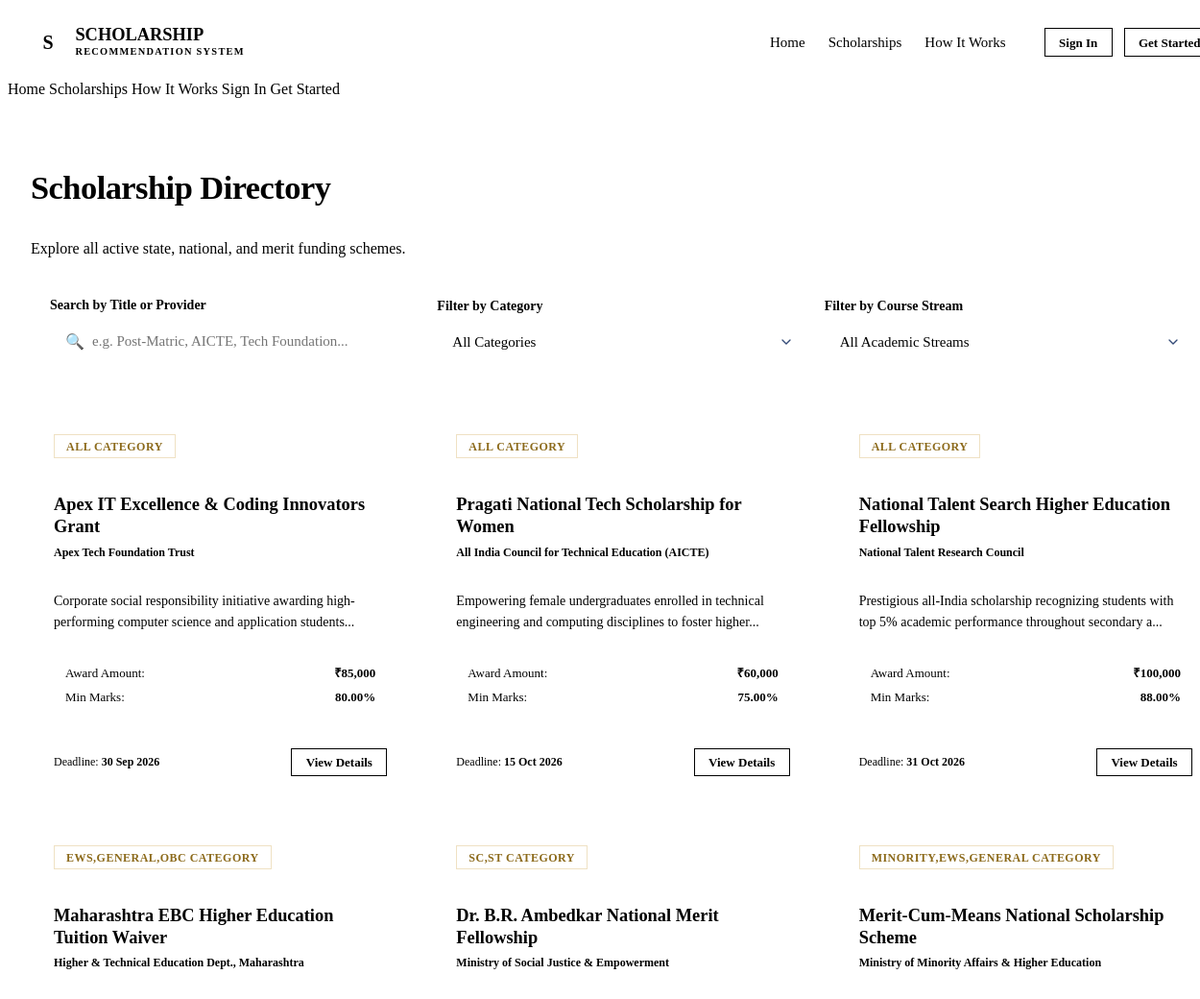
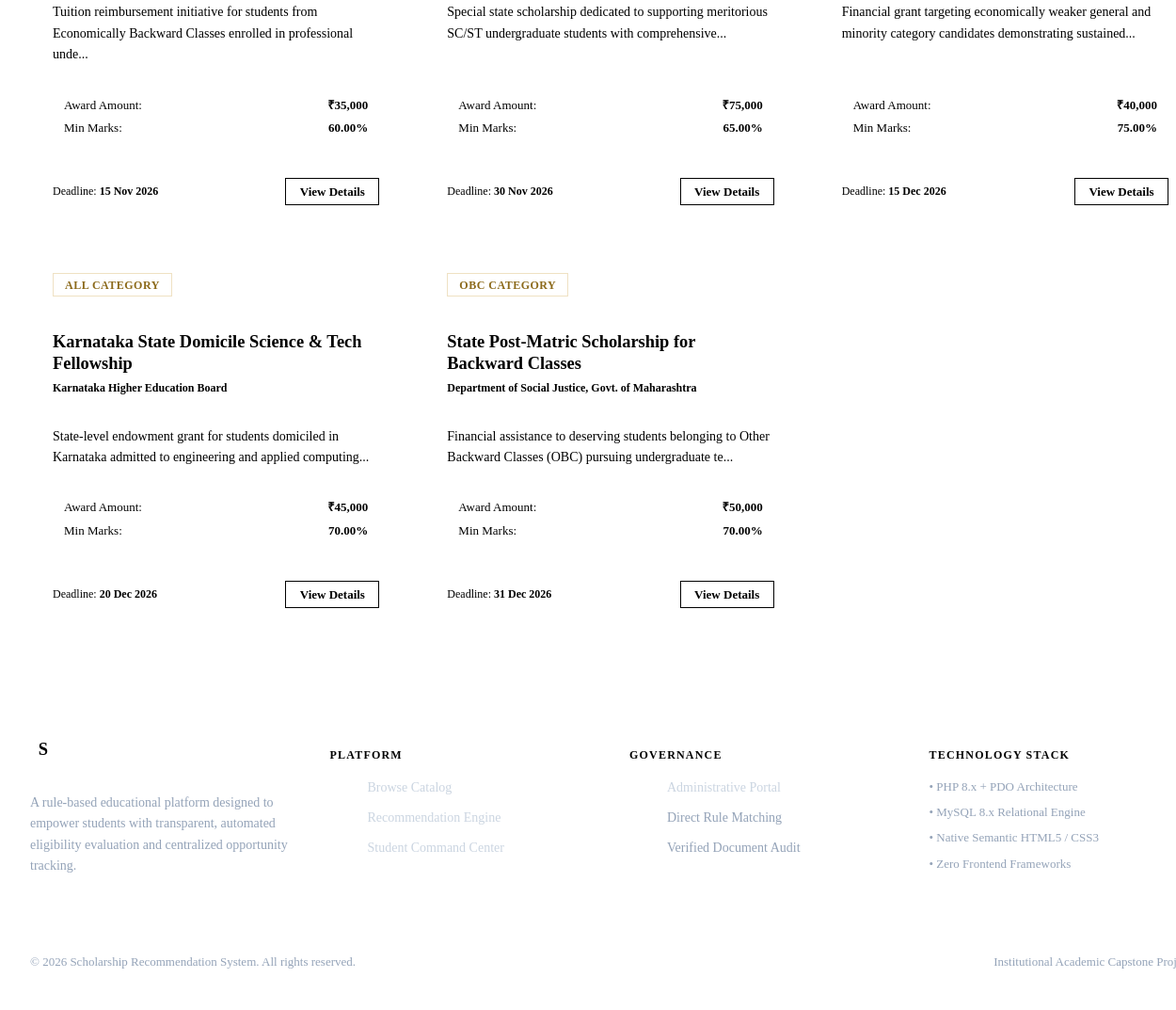
Page /student/scholarships.php on the committed database (2 pictures, top to bottom).
### tables this page shows
CREATE TABLE `tbl_scholarship` (
    `scholarship_id` INT AUTO_INCREMENT PRIMARY KEY,
    `title` VARCHAR(200) NOT NULL,
    `description` TEXT NOT NULL,
    `provider` VARCHAR(150) NOT NULL,
    `amount` DECIMAL(10, 2) NOT NULL,
    `category_required` VARCHAR(100) DEFAULT 'ALL',
    `max_income` DECIMAL(12, 2) NOT NULL DEFAULT 0.00,
    `min_marks` DECIMAL(5, 2) NOT NULL DEFAULT 0.00,
    `eligible_course` VARCHAR(150) DEFAULT 'ALL',
    `state_applicable` VARCHAR(100) DEFAULT 'ALL',
    `gender_applicable` ENUM('ALL', 'Male', 'Female', 'Other') DEFAULT 'ALL',
    `last_date` DATE NOT NULL,
    `status` ENUM('Active', 'Inactive', 'Archived') DEFAULT 'Active',
    `created_at` TIMESTAMP DEFAULT CURRENT_TIMESTAMP,
    `updated_at` TIMESTAMP DEFAULT CURRENT_TIMESTAMP ON UPDATE CURRENT_TIMESTAMP,
    INDEX `idx_scholarship_status` (`status`),
    INDEX `idx_scholarship_deadline` (`last_date`)
);

### includes/functions.php (called while the page is built, shortened)
<?php
function sanitize(?string $data): string {
    return htmlspecialchars(trim((string)$data), ENT_QUOTES, 'UTF-8');
}
function formatCurrency(float|int|string $amount): string {
    return '₹' . number_format((float)$amount, 0, '.', ',');
}
function formatDate(?string $dateStr, string $format = 'd M Y'): string {
    return date($format, strtotime($dateStr));
}
?>

### student/scholarships.php (the view, shortened to what this page needs)
<?php
require_once __DIR__ . '/../includes/functions.php';
$db = getDB();
$stmt = $db->query("SELECT * FROM tbl_scholarship WHERE status = 'Active' ORDER BY last_date ASC");
$scholarships = $stmt->fetchAll();
include __DIR__ . '/../includes/header.php';
?>
<main class="main-content">
    <div class="container">
        <div style="margin-bottom: 2rem;">
            <h2>Scholarship Directory</h2>
            <p>Explore all active state, national, and merit funding schemes.</p>
            <div class="card" style="padding: 1.25rem; margin-top: 1rem;">
                <div class="grid grid-3" style="gap: 1rem; align-items: flex-end;">
                    <div class="form-group" style="margin-bottom: 0;">
                        <label for="scholarshipSearchInput" class="form-label">Search by Title or Provider</label>
                        <div class="search-wrapper">
                            <span class="search-icon">🔍</span>
                            <input type="text" id="scholarshipSearchInput" class="form-control search-input" placeholder="e.g. Post-Matric, AICTE, Tech Foundation...">
                        </div>
                    </div>
                    <div class="form-group" style="margin-bottom: 0;">
                        <label for="categoryFilter" class="form-label">Filter by Category</label>
                        <select id="categoryFilter" class="form-select">
                            <option value="ALL">All Categories</option>
                        </select>
                    </div>
                    <div class="form-group" style="margin-bottom: 0;">
                        <label for="courseFilter" class="form-label">Filter by Course Stream</label>
                        <select id="courseFilter" class="form-select">
                            <option value="ALL">All Academic Streams</option>
                        </select>
                    </div>
                </div>
            </div>
        </div>
        <div class="grid grid-3" id="scholarshipListGrid">
            <?php foreach ($scholarships as $sch): ?>
                <div class="card card-interactive scholarship-card-item"
                     data-title="<?= sanitize($sch['title']) ?>"
                     data-provider="<?= sanitize($sch['provider']) ?>"
                     data-category="<?= sanitize($sch['category_required']) ?>"
                     data-course="<?= sanitize($sch['eligible_course']) ?>"
                     style="display: flex; flex-direction: column;">
                    <div style="display: flex; justify-content: space-between; align-items: flex-start; margin-bottom: 0.75rem; gap: 0.5rem;">
                        <span class="badge badge-accent"><?= sanitize($sch['category_required']) ?> Category</span>
                    </div>
                    <h4 style="font-size: 1.15rem; margin-bottom: 0.35rem;">
                        <a href="scholarship_details.php?id=<?= $sch['scholarship_id'] ?>" style="color: var(--primary);">
                            <?= sanitize($sch['title']) ?>
                        </a>
                    </h4>
                    <div class="text-xs text-muted mb-2 font-semibold"><?= sanitize($sch['provider']) ?></div>
                    <p class="text-sm" style="flex: 1; margin-bottom: 1.25rem;">
                        <?= sanitize(substr($sch['description'], 0, 110)) ?>...
                    </p>
                    <div style="background-color: var(--surface-subtle); padding: 0.75rem; border-radius: var(--radius-sm); margin-bottom: 1rem; font-size: 0.8125rem;">
                        <div style="display: flex; justify-content: space-between; margin-bottom: 0.25rem;">
                            <span class="text-muted">Award Amount:</span>
                            <strong style="color: var(--primary);"><?= formatCurrency($sch['amount']) ?></strong>
                        </div>
                        <div style="display: flex; justify-content: space-between;">
                            <span class="text-muted">Min Marks:</span>
                            <strong><?= $sch['min_marks'] > 0 ? $sch['min_marks'] . '%' : 'Open' ?></strong>
                        </div>
                    </div>
                    <div class="card-footer" style="padding-top: 0.85rem; margin-top: auto;">
                        <div class="text-xs text-muted">
                            Deadline: <strong><?= formatDate($sch['last_date']) ?></strong>
                        </div>
                        <a href="scholarship_details.php?id=<?= $sch['scholarship_id'] ?>" class="btn btn-primary btn-sm">View Details</a>
                    </div>
                </div>
            <?php endforeach; ?>
        </div>
    </div>
</main>
<?php include __DIR__ . '/../includes/footer.php'; ?>

### rows in the picture
tbl_scholarship: category_required "ALL", title "Apex IT Excellence & Coding Innovators Grant", provider "Apex Tech Foundation Trust", description "Corporate social responsibility initiative awarding high-performing computer science and application students", amount "₹85,000", min_marks "80.00", last_date "30 Sep 2026"
tbl_scholarship: category_required "ALL", title "Pragati National Tech Scholarship for Women", provider "All India Council for Technical Education (AICTE)", description "Empowering female undergraduates enrolled in technical engineering and computing disciplines to foster higher", amount "₹60,000", min_marks "75.00", last_date "15 Oct 2026"
tbl_scholarship: category_required "ALL", title "National Talent Search Higher Education Fellowship", provider "National Talent Research Council", description "Prestigious all-India scholarship recognizing students with top 5% academic performance throughout secondary a", amount "₹100,000", min_marks "88.00", last_date "31 Oct 2026"
tbl_scholarship: category_required "EWS,GENERAL,OBC", title "Maharashtra EBC Higher Education Tuition Waiver", provider "Higher & Technical Education Dept., Maharashtra", description "Tuition reimbursement initiative for students from Economically Backward Classes enrolled in professional unde", amount "₹35,000", min_marks "60.00", last_date "15 Nov 2026"
tbl_scholarship: category_required "SC,ST", title "Dr. B.R. Ambedkar National Merit Fellowship", provider "Ministry of Social Justice & Empowerment", description "Special state scholarship dedicated to supporting meritorious SC/ST undergraduate students with comprehensive", amount "₹75,000", min_marks "65.00", last_date "30 Nov 2026"
tbl_scholarship: category_required "MINORITY,EWS,GENERAL", title "Merit-Cum-Means National Scholarship Scheme", provider "Ministry of Minority Affairs & Higher Education", description "Financial grant targeting economically weaker general and minority category candidates demonstrating sustained", amount "₹40,000", min_marks "75.00", last_date "15 Dec 2026"
tbl_scholarship: category_required "ALL", title "Karnataka State Domicile Science & Tech Fellowship", provider "Karnataka Higher Education Board", description "State-level endowment grant for students domiciled in Karnataka admitted to engineering and applied computing", amount "₹45,000", min_marks "70.00", last_date "20 Dec 2026"
tbl_scholarship: category_required "OBC", title "State Post-Matric Scholarship for Backward Classes", provider "Department of Social Justice, Govt. of Maharashtra", description "Financial assistance to deserving students belonging to Other Backward Classes (OBC) pursuing undergraduate te", amount "₹50,000", min_marks "70.00", last_date "31 Dec 2026"
